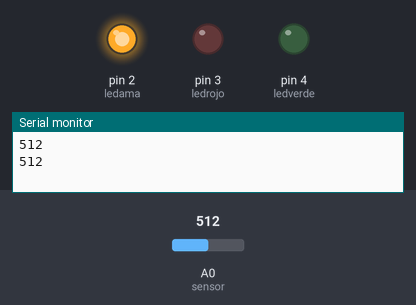
Simulated run of this sketch. Board: Arduino Uno, built with avr-gcc and run on an emulated ATmega328P. Shown: output pins drawn as LEDs (lit = HIGH), the last lines printed to the serial monitor. The test bench sets the inputs (shaded band); at power-on: A0 (sensor) = 512.

Above: at 1.8 s.
1.9 s: A0 (sensor) set to 417
3.4 s: A0 (sensor) set to 391
At 5.2 s:
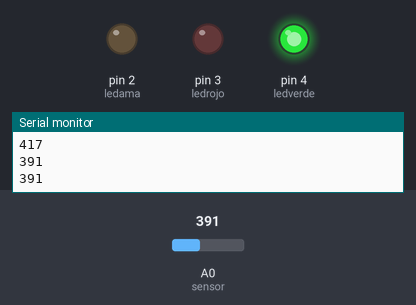
5.5 s: A0 (sensor) set to 810
At 7.0 s:
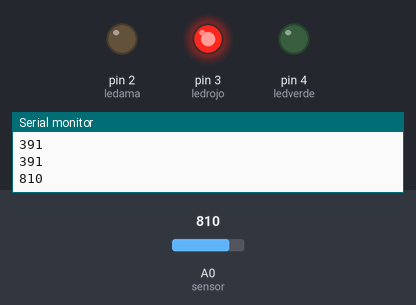
7.5 s: A0 (sensor) set to 790
At 8.5 s:
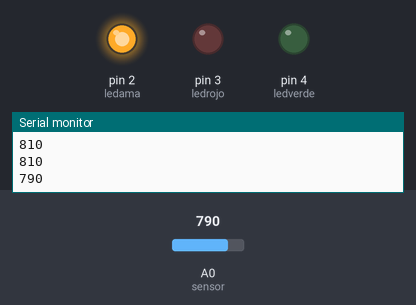
9.5 s: A0 (sensor) set to 900
At 11.2 s:
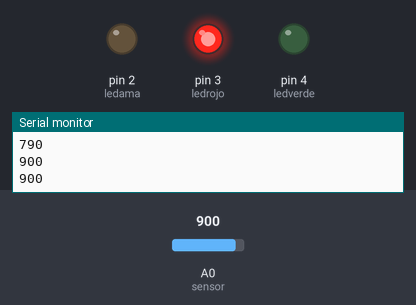
Timing chart, 0 to 12.5 s (numbered marks = the images above; inputs shaded):
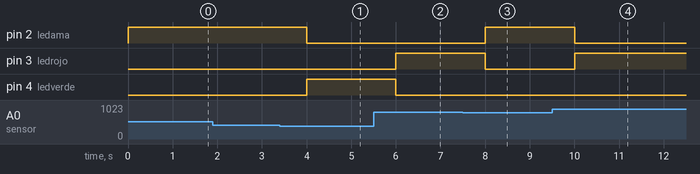

The sketch:

tp2_ldr_morison_blanc_sanchez_gobbi_romero.ino
```cpp
#define sensor A0
#define ledverde 4
#define ledrojo 3
#define ledama 2

void setup() {
  // put your setup code here, to run once:
  Serial.begin(9600);

  //pinMode(sensor, INPUT);
  pinMode(ledverde, OUTPUT); //comienza apagado
  pinMode(ledrojo, OUTPUT); //comienza apagado
  pinMode(ledama, OUTPUT); //comienza apagado
}

void luminosidad(){ //comienza apagado
  int sensorValue = analogRead(sensor);
  Serial.println(sensorValue);
  if(sensorValue< 400){
    digitalWrite(ledverde,HIGH);
    digitalWrite(ledrojo,LOW);
    digitalWrite(ledama,LOW);
  }

  if(sensorValue< 800 && sensorValue>400){
    digitalWrite(ledama,HIGH);
    digitalWrite(ledrojo,LOW);
    digitalWrite(ledverde,LOW);
  }
  if(sensorValue>800){
    digitalWrite(ledrojo,HIGH);
    digitalWrite(ledverde,LOW);
    digitalWrite(ledama,LOW);
  }
}

void loop() {
  // put your main code here, to run repeatedly:

  luminosidad();
  delay(1000);
}
```

Measured:
- the behaviour switches between 400 and 399 on A0 (sensor) (found by bisection; images 0 and 1)
- the behaviour switches between 800 and 799 on A0 (sensor) (found by bisection; images 2 and 3)
- after the input at 3.4 s, pin 2 (ledama): HIGH → LOW after 0.60 s; pin 4 (ledverde): LOW → HIGH after 0.60 s
- after the input at 5.5 s, pin 3 (ledrojo): LOW → HIGH after 0.50 s; pin 4 (ledverde): HIGH → LOW after 0.50 s
- after the input at 7.5 s, pin 2 (ledama): LOW → HIGH after 0.50 s; pin 3 (ledrojo): HIGH → LOW after 0.50 s
- after the input at 9.5 s, pin 2 (ledama): HIGH → LOW after 0.50 s; pin 3 (ledrojo): LOW → HIGH after 0.50 s
